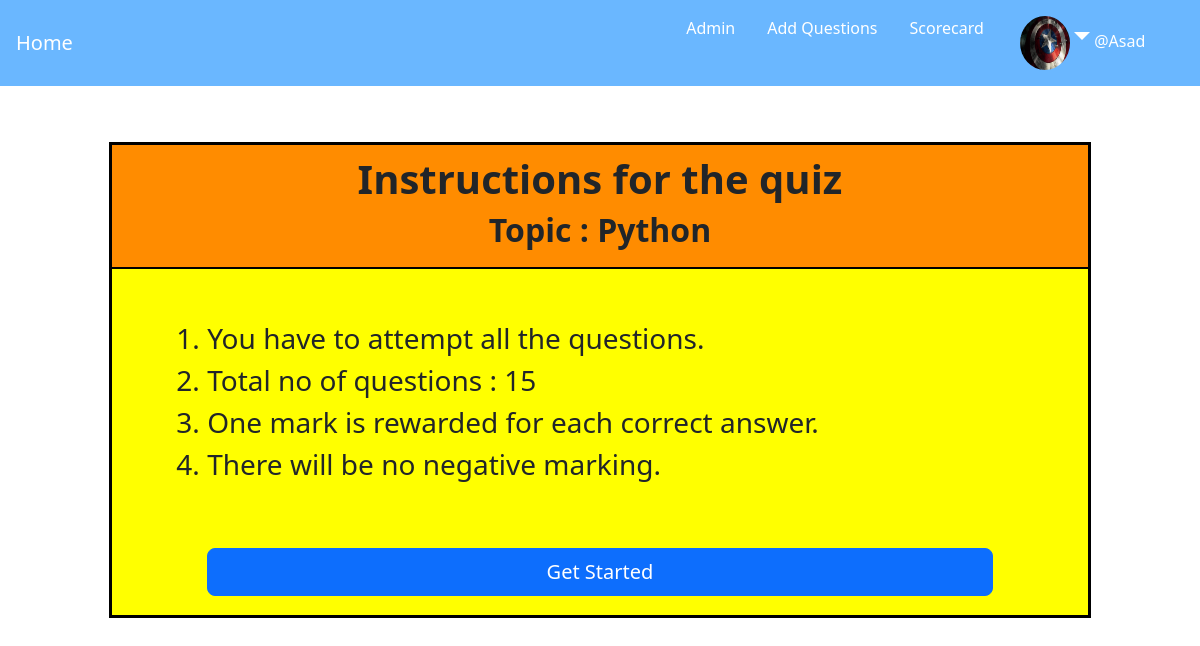
The page /instructions/1/ (signed in) on the database its author committed.
### quizapp/models.py (models this page shows, shortened)
class MyUser(AbstractUser):
    email = models.EmailField(unique = True, null = True)
    bio = models.TextField(
        default = 'Lorem ipsum dolor sit amet, consectetur adipiscing elit, sed do eiusmod tempor incididunt ut labore et dolore magna aliqua. Ut enim ad minim veniam, quis nostrud exercitation ullamco laboris nisi ut aliquip ex ea commodo consequat. Duis aute irure dolor in reprehenderit in voluptate velit esse cillum dolore eu fugiat nulla pariatur. Excepteur sint occaecat cupidatat non proident, sunt in culpa qui officia deserunt mollit anim id est laborum.'
    )
    avatar = models.ImageField(null = True, default = "captain-america.jpg", verbose_name = 'Profile pic')
    USERNAME_FIELD = 'email'
    REQUIRED_FIELDS = ['username']

class Subtopic(models.Model):
    topic = models.ForeignKey(Quiztopic, on_delete = models.CASCADE)
    sub_topic = models.CharField(unique = True, max_length = 100)

### quizapp/views.py (the view)
# urls.py: path('instructions/<str:pk>/', views.instructionpage, name = 'instructions'),
@login_required(login_url = 'loginuser')
def instructionpage(request, pk):
    sub_t = Subtopic.objects.get(id = pk)
    count = sub_t.quizquestion_set.all().count()
    context = {
        't' : sub_t.sub_topic,
        'count' : count,
        'sub_id' : sub_t.id,
    }
    return render(request, 'quizapp/instructions.html', context)

### quizapp/templates/quizapp/instructions.html (shortened to what this page needs)
{% extends 'main.html' %}
{% block content %}
    <div class="instructions">
        <header class="inst-header">
            <h1 class="text-center fw-bolder">Instructions for the quiz</h1>
            <h2 class="text-center fw-bold ">Topic : {{t}}</h2>
        </header>
        <div class="mt-5 mx-3">
            <ol class="fs-3 inst-list">
                <li>You have to attempt all the questions.</li>
                <li>Total no of questions : {{count}}</li>
                <li>One mark is rewarded for each correct answer.</li>
                <li>There will be no negative marking.</li>
            </ol>
            <form action="{% url 'questionsubtopic' sub_id %}" method="post">
                <div class="d-grid gap-2 col-10 mx-auto start-quiz">
                    <button class="btn btn-primary btn-lg" type="submit">Get Started</button>
                </div>
            </form>
        </div>
    </div>
{% endblock %}

### templates/navbar.html (shortened to what this page needs)
<nav class="navbar navbar-expand-lg navbar-light nav-bg">
    <a class="navbar-brand px-3 text-white" href="{% url 'home' %}">Home</a>
    <div class="collapse navbar-collapse" id="navbarSupportedContent">
        <ul class="navbar-nav text-white nav-links">
            {% if request.user.is_superuser %}
                <li class="nav-item active px-2">
                    <a class="nav-link text-white" href="{% url 'home' %}admin">Admin</a>
                </li>
                <li class="nav-item active px-2">
                    <a class="nav-link text-white" href="{% url 'question-form' %}">Add Questions</a>
                </li>
            {% endif %}
            {% if request.user.is_authenticated %}
                <li class="nav-item active px-2">
                    <a class="nav-link text-white" href="{% url 'scorecard' %}">Scorecard</a>
                </li>
                <div class="pic-nav">
                    <img class="rounded-circle py-2" id="profile-pic" src="{{user.avatar.url}}" />
                    <span class="text-white fs-3 fw-bold dropdown-toggle" data-bs-toggle="dropdown" aria-expanded="false"></span>
                        @{{user.username}}
                </div>
            {% endif %}
        </ul>
    </div>
</nav>

### static/css/base.css (style rules this page uses)
.nav-bg { background-color: #6ab7ff; }
#profile-pic { height: 70px; width: 50px; }
.pic-nav { position: relative; padding-left: 20px; }
.nav-links { margin-left: auto; margin-right: 5%; }
a:link { text-decoration: none; }
.instructions { margin: 5% 6%; margin-bottom: 10%; border-style: solid; border-color: black; background-color:yellow }
.inst-header { background-color: darkorange; padding: 10px 0; border-bottom: 2px solid black; }
.inst-list { margin-left: 5%; padding-bottom: 5%; font-weight: 500; }
.start-quiz { margin-bottom: 2%; }

### rows shown on the page
MyUser: avatar (picture), username "Asad"
Subtopic: sub_topic "Python"

### other values the page prints
{{ count }} "15"
